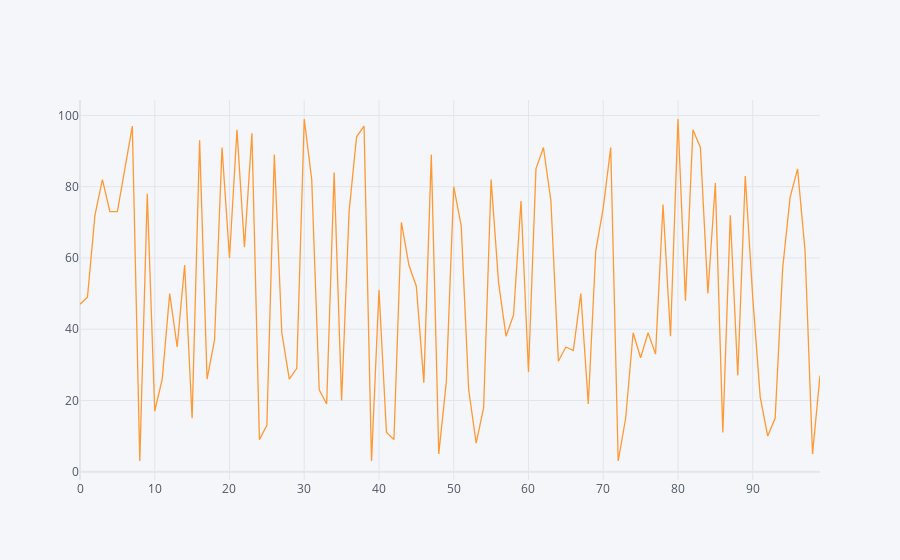

Write notebook code for a chart like this one.
### Code cell
df1.iplot()

### Figure 1 — Plotly figure (JSON) as saved in the notebook; plotly's stock layout.template omitted (floating-point values rounded to 4 significant figures)
{"data": [{"line": {"color": "rgba(255, 153, 51, 1.0)", "dash": "solid", "shape": "linear", "width": 1.3}, "mode": "lines", "name": "0", "text": "", "type": "scatter", "x": [0, 1, 2, 3, 4, 5, 6, 7, 8, 9, 10, 11, 12, 13, 14, 15, 16, 17, 18, 19, 20, 21, 22, 23, 24, 25, 26, 27, 28, 29, 30, 31, 32, 33, 34, 35, 36, 37, 38, 39, 40, 41, 42, 43, 44, 45, 46, 47, 48, 49, 50, 51, 52, 53, 54, 55, 56, 57, 58, 59, 60, 61, 62, 63, 64, 65, 66, 67, 68, 69, 70, 71, 72, 73, 74, 75, 76, 77, 78, 79, 80, 81, 82, 83, 84, 85, 86, 87, 88, 89, 90, 91, 92, 93, 94, 95, 96, 97, 98, 99], "y": [47, 49, 72, 82, 73, 73, 85, 97, 3, 78, 17, 26, 50, 35, 58, 15, 93, 26, 37, 91, 60, 96, 63, 95, 9, 13, 89, 39, 26, 29, 99, 82, 23, 19, 84, 20, 73, 94, 97, 3, 51, 11, 9, 70, 58, 52, 25, 89, 5, 25, 80, 69, 23, 8, 18, 82, 53, 38, 44, 76, 28, 85, 91, 76, 31, 35, 34, 50, 19, 62, 74, 91, 3, 15, 39, 32, 39, 33, 75, 38, 99, 48, 96, 91, 50, 81, 11, 72, 27, 83, 49, 21, 10, 15, 57, 77, 85, 62, 5, 27]}], "layout": {"legend": {"bgcolor": "#F5F6F9", "font": {"color": "#4D5663"}}, "paper_bgcolor": "#F5F6F9", "plot_bgcolor": "#F5F6F9", "title": {"font": {"color": "#4D5663"}}, "xaxis": {"gridcolor": "#E1E5ED", "showgrid": true, "tickfont": {"color": "#4D5663"}, "title": {"font": {"color": "#4D5663"}, "text": ""}, "zerolinecolor": "#E1E5ED"}, "yaxis": {"gridcolor": "#E1E5ED", "showgrid": true, "tickfont": {"color": "#4D5663"}, "title": {"font": {"color": "#4D5663"}, "text": ""}, "zerolinecolor": "#E1E5ED"}}}
